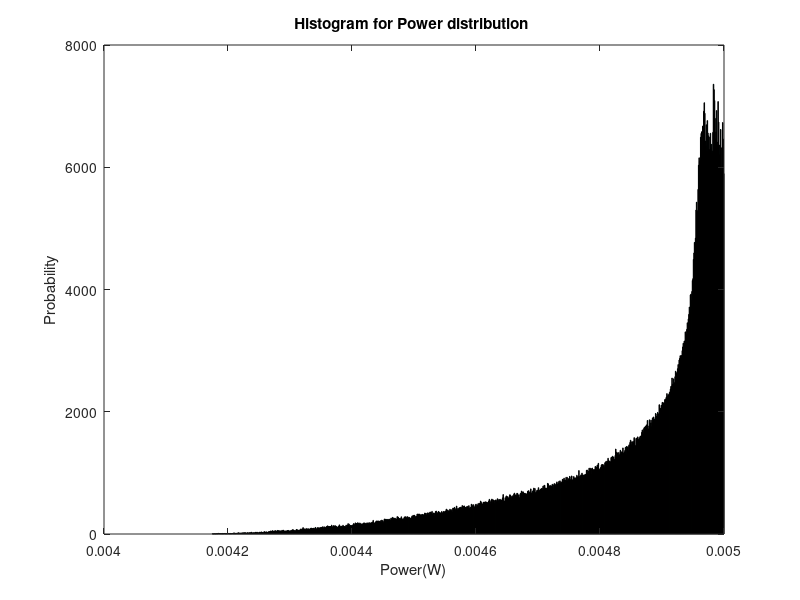

MATLAB code to generate this figure: (Note: this script raises an error after producing the figure.)
RL = 1000;
RS = 50;
F = 10^5;
Wo = 2*pi*F;
C=sqrt((RL-RS)/RS)/(Wo*RL);  %value of C for which res freq occurs at 100KHZ for LC Network(low pass)
L=sqrt((RL-RS)*RS)/Wo;         %value of L for which res freq occurs at 100KHZ for LC Network(low pass)
C_array = C + 0.2*C*(rand(1,1000)-0.5); %C_array varies betn (+- 10% )of C
L_array = L + 0.2*L*(rand(1,1000)-0.5); %L_array varies betn (+- 10% )of L
Power = zeros(1,1000000);
for i = 1:1000
    for j =1:1000
        Power(1,((i-1)*1000)+j) = (RL)/((RL+RS-(Wo*Wo*C_array(1,i)*RL*L_array(1,j)))^2 +(Wo*L_array(1,j)+Wo*C_array(1,i)*RL*RS)^2);
    end
end

hist(Power,1000)  %plots histogram  of Power
title('Histogram for Power distribution ');
plot( xlabel('Power(W)'), ylabel('Probability'))
